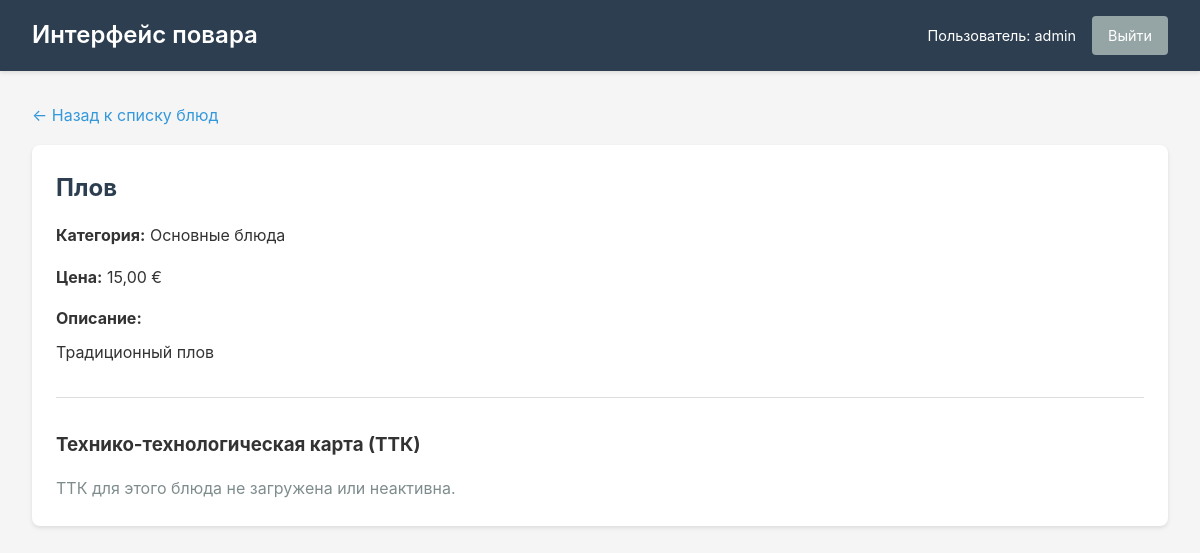
The app's page /chef/dish/4/ (signed in) with its own data.
### core/models.py (models this page shows, shortened)
class MenuItem(models.Model):
    name = models.CharField(max_length=255, verbose_name='Название (базовое)')
    description = models.TextField(blank=True, null=True, verbose_name='Описание (базовое)', help_text='Поддерживает HTML')
    category = models.CharField(max_length=100, verbose_name='Категория (базовая)')
    price = models.DecimalField(max_digits=10, decimal_places=2, blank=True, null=True, verbose_name='Цена')
    image = models.URLField(max_length=500, blank=True, null=True, verbose_name='Изображение')
    order = models.IntegerField(default=0, validators=[MinValueValidator(0)], verbose_name='Порядок')
    active = models.BooleanField(default=True, verbose_name='Активно')
    related_stories = models.ManyToManyField('Story', blank=True, related_name='menu_items', verbose_name='Связанные истории')
    created_at = models.DateTimeField(auto_now_add=True)
    updated_at = models.DateTimeField(auto_now=True)
    class Meta:
        db_table = 'menu_items'
        verbose_name = 'Блюдо'
        verbose_name_plural = 'Блюда'
        ordering = ['order', 'name']
        indexes = [
            models.Index(fields=['category']),
            models.Index(fields=['active']),
            models.Index(fields=['order']),
        ]

### core/views.py (the view)
# urls.py: path('dish/<int:dish_id>/', views.chef_dish_detail, name='dish_detail'),
@login_required
def chef_dish_detail(request, dish_id):
    try:
        dish = MenuItem.objects.select_related('ttk').prefetch_related('translations').get(id=dish_id)
    except MenuItem.DoesNotExist:
        messages.error(request, 'Блюдо не найдено.')
        return redirect('chef:dashboard')
    ttk = dish.ttk if hasattr(dish, 'ttk') else None
    context = {
        'dish': dish,
        'ttk': ttk,
        'user': request.user,
    }
    return render(request, 'chef/dish_detail.html', context)

### core/templates/chef/dish_detail.html (shortened to what this page needs)
{% extends "chef/base.html" %}
{% block content %}
<a href="{% url 'chef:dashboard' %}" class="back-link">← Назад к списку блюд</a>
<div class="card">
    <h2>{{ dish.name }}</h2>
    <div style="margin-bottom: 1rem;">
        <strong>Категория:</strong> {{ dish.category }}
    </div>
    {% if dish.price %}
    <div style="margin-bottom: 1rem;">
        <strong>Цена:</strong> {{ dish.price }} €
    </div>
    {% endif %}
    {% if dish.description %}
    <div style="margin-bottom: 1.5rem;">
        <strong>Описание:</strong>
        <div style="margin-top: 0.5rem;">{{ dish.description|safe }}</div>
    </div>
    {% endif %}
    <div style="margin-top: 2rem; padding-top: 2rem; border-top: 1px solid #ddd;">
        <h3>Технико-технологическая карта (ТТК)</h3>
        {% if ttk and ttk.active %}
        <div style="margin-top: 1rem;">
            <div style="margin-bottom: 0.5rem;">
                <strong>Файл:</strong> {{ ttk.get_file_name }}
            </div>
            {% if ttk.version %}
            <div style="margin-bottom: 0.5rem;">
                <strong>Версия:</strong> {{ ttk.version }}
            </div>
            {% endif %}
            {% if ttk.notes %}
            <div style="margin-bottom: 1rem;">
                <strong>Примечания:</strong> {{ ttk.notes }}
            </div>
            {% endif %}
            <div style="margin-bottom: 0.5rem;">
                <strong>Дата обновления:</strong> {{ ttk.updated_at|date:"d.m.Y H:i" }}
            </div>
            <div style="margin-top: 1rem;">
                <a href="{% url 'chef:ttk_view' dish.id %}" class="btn">Просмотр ТТК</a>
                {% if ttk.ttk_file %}
                <a href="{{ ttk.ttk_file.url }}" class="btn btn-secondary" target="_blank" style="margin-left: 0.5rem;">Скачать файл</a>
                {% endif %}
            </div>
        </div>
        {% else %}
        <div style="margin-top: 1rem; color: #7f8c8d;">
            ТТК для этого блюда не загружена или неактивна.
        </div>
        {% endif %}
    </div>
</div>
{% endblock %}

### core/templates/chef/base.html (shortened to what this page needs)
<!DOCTYPE html>
<html lang="ru">
<head>
</head>
<body>
    <header class="header">
        <div class="header-content">
            <h1>{% block header_title %}Интерфейс повара{% endblock %}</h1>
            {% if user.is_authenticated %}
            <div class="header-user">
                <span>Пользователь: {{ user.username }}</span>
                <a href="{% url 'chef:logout' %}" class="btn btn-secondary">Выйти</a>
            </div>
            {% endif %}
        </div>
    </header>
    <div class="container">
        {% block content %}{% endblock %}
    </div>
</body>
</html>

### core/templates/chef/base.html (style rules this page uses)
* { margin: 0; padding: 0; box-sizing: border-box; }
body { font-family: -apple-system, BlinkMacSystemFont, 'Segoe UI', Roboto, 'Helvetica Neue', Arial, sans-serif; background-color: #f5f5f5; color: #333; line-height: 1.6; }
.header { background-color: #2c3e50; color: white; padding: 1rem 2rem; box-shadow: 0 2px 4px rgba(0,0,0,0.1); }
.header-content { max-width: 1200px; margin: 0 auto; display: flex; justify-content: space-between; align-items: center; }
.header h1 { font-size: 1.5rem; font-weight: 600; }
.header-user { display: flex; align-items: center; gap: 1rem; }
.header-user span { font-size: 0.9rem; }
.btn { display: inline-block; padding: 0.5rem 1rem; background-color: #3498db; color: white; text-decoration: none; border-radius: 4px; border: none; cursor: pointer; font-size: 0.9rem; transition: background-color 0.3s; }
.btn-secondary { background-color: #95a5a6; }
.container { max-width: 1200px; margin: 2rem auto; padding: 0 2rem; }
.card { background: white; border-radius: 8px; padding: 1.5rem; margin-bottom: 1rem; box-shadow: 0 2px 4px rgba(0,0,0,0.1); }
.card h2 { margin-bottom: 1rem; color: #2c3e50; }
.back-link { display: inline-block; margin-bottom: 1rem; color: #3498db; text-decoration: none; }

### records on screen
MenuItem: name "Плов", category "Основные блюда", price "15,00", description "Традиционный плов"

### other values on screen
{{ user.username }} "admin"
